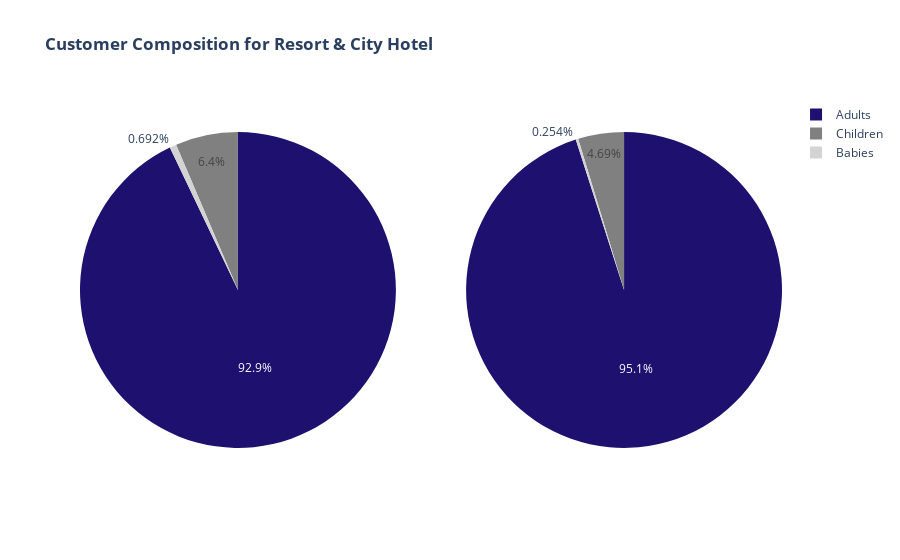

Here is the notebook cell this chart was saved with:
### Markdown cell above
### Customer Profile

### Code cell
# Customer composition
import plotly.graph_objects as go
from plotly.subplots import make_subplots

fig = make_subplots(rows=1, cols=2, specs=[[{'type':'pie'}, {'type':'pie'}]])
colors = ["#1D106E", "lightgray", "gray"]
fig.add_trace(
    go.Pie(
        labels=["Adults", "Babies", "Children"],
        values=df[df["hotel"]=="Resort Hotel"][["adults","babies", "children"]].sum().tolist(),
        name="Resort Hotel",
        marker=dict(colors=colors)
    ),
    row=1,
    col=1,
)

fig.add_trace(
    go.Pie(
        labels=["Adults", "Babies", "Children"],
        values=df[df["hotel"]=="City Hotel"][["adults","babies", "children"]].sum().tolist(),
        name="City Hotel",
        marker=dict(colors=colors),
    ),
    row=1,
    col=2,
)

fig.update_layout(title='<b>Customer Composition for Resort & City Hotel</b>')
fig.show()

### Figure 1 — Plotly figure (JSON) as saved in the notebook; plotly's stock layout.template omitted (floating-point values rounded to 4 significant figures)
{"data": [{"domain": {"x": [0, 0.45], "y": [0, 1]}, "labels": ["Adults", "Babies", "Children"], "marker": {"colors": ["#1D106E", "lightgray", "gray"]}, "name": "Resort Hotel", "type": "pie", "values": [74798, 557, 5155]}, {"domain": {"x": [0.55, 1], "y": [0, 1]}, "labels": ["Adults", "Babies", "Children"], "marker": {"colors": ["#1D106E", "lightgray", "gray"]}, "name": "City Hotel", "type": "pie", "values": [146838, 392, 7248]}], "layout": {"autosize": true, "title": {"text": "<b>Customer Composition for Resort & City Hotel</b>"}}}
